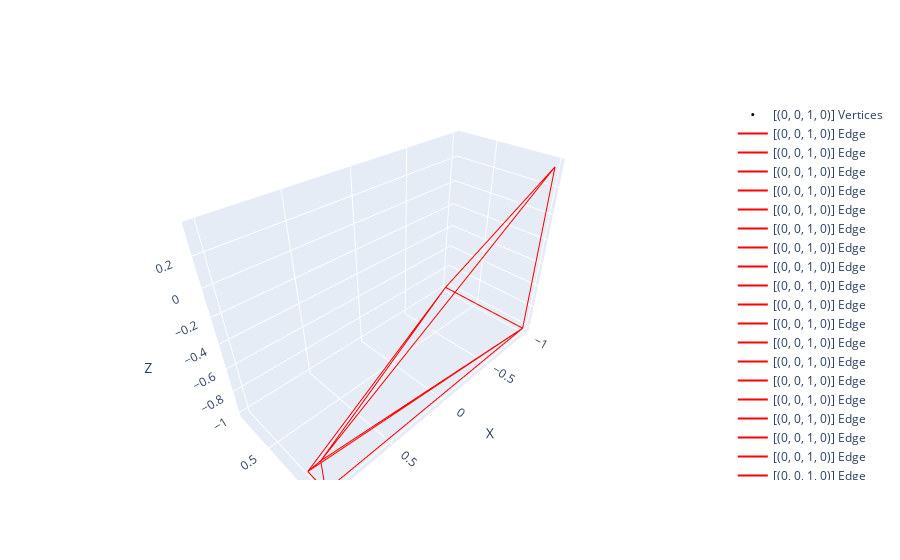
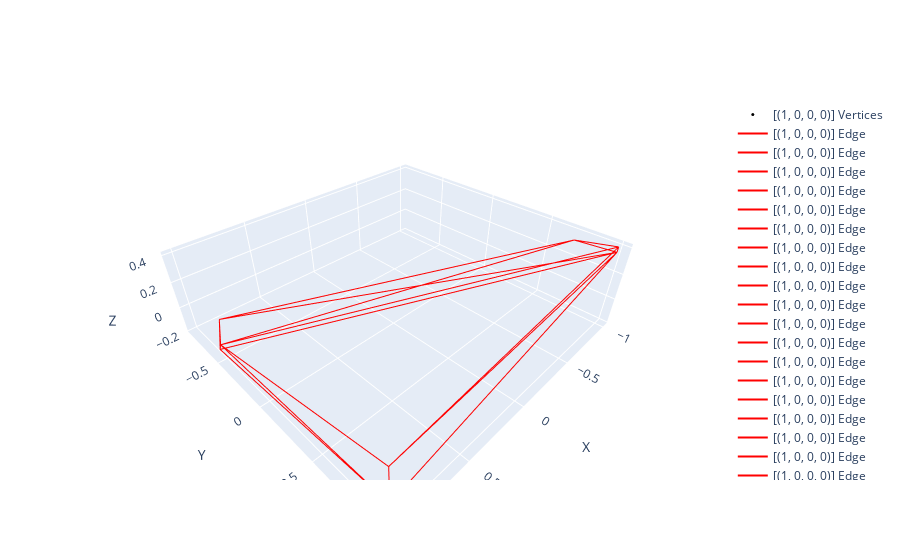
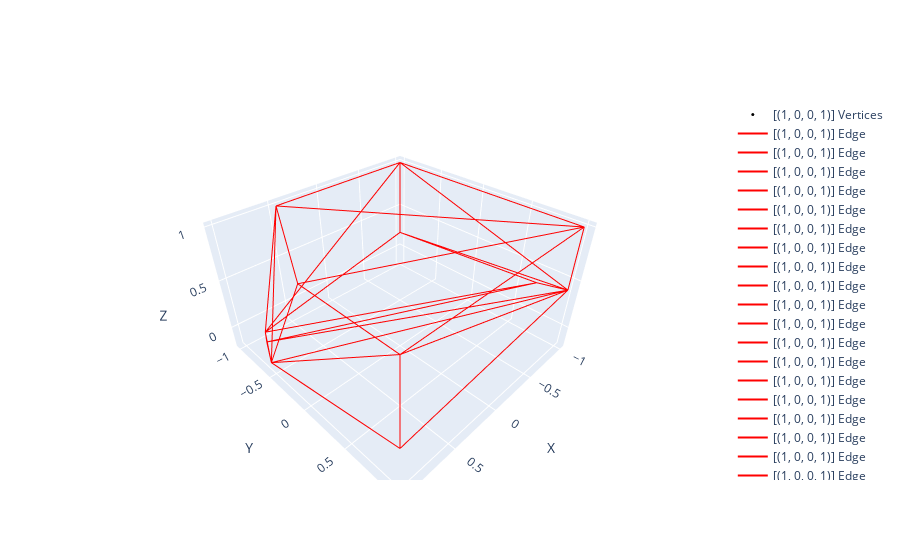
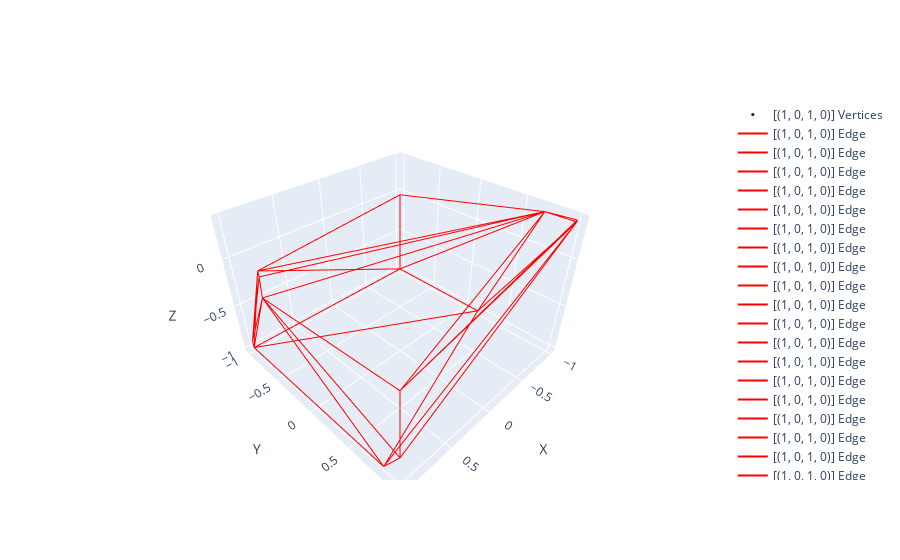

The notebook cell these images were saved under, in order:
### Code cell
import plotly.graph_objects as go
from scipy.spatial import ConvexHull
import numpy as np

# Assuming matrices is a list of [matrix, label] items
for matrix, label in matricies:
    # Compute the convex hull of the points
    hull = ConvexHull(matrix)

    # Create the traces for the scatter plot
    scatter_trace = go.Scatter3d(
        x=matrix[:,0], 
        y=matrix[:,1], 
        z=matrix[:,2], 
        mode='markers',
        marker=dict(size=3, color='black'),
        name=f'{label} Vertices'
    )

    # Create the traces for the hull edges
    edge_traces = []
    for s in hull.simplices:
        x, y, z = (matrix[s, 0], matrix[s, 1], matrix[s, 2])
#         a = x[0], y[0], z[0]
#         b = x[1], y[1], z[1]
#         c = x[2], y[2], z[2]
        a = x[0,0], y[0,0], z[0,0]
        b = x[1,0], y[1,0], z[1,0]
        c = x[2,0], y[2,0], z[2,0]

        edge_trace_ab = go.Scatter3d(
            x=[a[0], b[0]], 
            y=[a[1], b[1]], 
            z=[a[2], b[2]], 
            mode='lines',
            line=dict(color='red'),
            name=f'{label} Edge'
        )

        edge_trace_bc = go.Scatter3d(
            x=[b[0], c[0]], 
            y=[b[1], c[1]], 
            z=[b[2], c[2]], 
            mode='lines',
            line=dict(color='red'),
            name=f'{label} Edge'
        )

        edge_trace_ac = go.Scatter3d(
            x=[a[0], c[0]], 
            y=[a[1], c[1]], 
            z=[a[2], c[2]], 
            mode='lines',
            line=dict(color='red'),
            name=f'{label} Edge'
        )

        edge_traces.extend([edge_trace_ab, edge_trace_bc, edge_trace_ac])

    # Create the layout
    layout = go.Layout(
        scene=dict(
            xaxis=dict(title='X'),
            yaxis=dict(title='Y'),
            zaxis=dict(title='Z')
        )
    )

    # Create the figure
    fig = go.Figure(data=[scatter_trace, *edge_traces], layout=layout)

    # Show the plot
    fig.show()

### Figure 1 — Plotly figure (JSON) as saved in the notebook; plotly's stock layout.template omitted (floating-point values rounded to 4 significant figures)
{"data": [{"marker": {"color": "black", "size": 3}, "mode": "markers", "name": "[(0, 0, 1, 0)] Vertices", "type": "scatter3d", "x": [[1.0], [1.0], [1.0], [-1.0], [-1.0], [-1.0]], "y": [[1.0], [0.83], [1.0], [1], [1], [0.1799]], "z": [[-0.72], [-1], [-1], [0.3508], [-1], [-1]]}, {"line": {"color": "red"}, "mode": "lines", "name": "[(0, 0, 1, 0)] Edge", "type": "scatter3d", "x": [-1.0, -1.0], "y": [1, 0.1799], "z": [-1, -1]}, {"line": {"color": "red"}, "mode": "lines", "name": "[(0, 0, 1, 0)] Edge", "type": "scatter3d", "x": [-1.0, -1.0], "y": [0.1799, 1], "z": [-1, 0.3508]}, {"line": {"color": "red"}, "mode": "lines", "name": "[(0, 0, 1, 0)] Edge", "type": "scatter3d", "x": [-1.0, -1.0], "y": [1, 1], "z": [-1, 0.3508]}, {"line": {"color": "red"}, "mode": "lines", "name": "[(0, 0, 1, 0)] Edge", "type": "scatter3d", "x": [1.0, 1.0], "y": [1.0, 1.0], "z": [-0.72, -1]}, {"line": {"color": "red"}, "mode": "lines", "name": "[(0, 0, 1, 0)] Edge", "type": "scatter3d", "x": [1.0, 1.0], "y": [1.0, 0.83], "z": [-1, -1]}, {"line": {"color": "red"}, "mode": "lines", "name": "[(0, 0, 1, 0)] Edge", "type": "scatter3d", "x": [1.0, 1.0], "y": [1.0, 0.83], "z": [-0.72, -1]}, {"line": {"color": "red"}, "mode": "lines", "name": "[(0, 0, 1, 0)] Edge", "type": "scatter3d", "x": [-1.0, 1.0], "y": [1, 1.0], "z": [-1, -1]}, {"line": {"color": "red"}, "mode": "lines", "name": "[(0, 0, 1, 0)] Edge", "type": "scatter3d", "x": [1.0, 1.0], "y": [1.0, 0.83], "z": [-1, -1]}, {"line": {"color": "red"}, "mode": "lines", "name": "[(0, 0, 1, 0)] Edge", "type": "scatter3d", "x": [-1.0, 1.0], "y": [1, 0.83], "z": [-1, -1]}, {"line": {"color": "red"}, "mode": "lines", "name": "[(0, 0, 1, 0)] Edge", "type": "scatter3d", "x": [-1.0, -1.0], "y": [1, 0.1799], "z": [-1, -1]}, {"line": {"color": "red"}, "mode": "lines", "name": "[(0, 0, 1, 0)] Edge", "type": "scatter3d", "x": [-1.0, 1.0], "y": [0.1799, 0.83], "z": [-1, -1]}, {"line": {"color": "red"}, "mode": "lines", "name": "[(0, 0, 1, 0)] Edge", "type": "scatter3d", "x": [-1.0, 1.0], "y": [1, 0.83], "z": [-1, -1]}, {"line": {"color": "red"}, "mode": "lines", "name": "[(0, 0, 1, 0)] Edge", "type": "scatter3d", "x": [1.0, -1.0], "y": [1.0, 0.1799], "z": [-0.72, -1]}, {"line": {"color": "red"}, "mode": "lines", "name": "[(0, 0, 1, 0)] Edge", "type": "scatter3d", "x": [-1.0, 1.0], "y": [0.1799, 0.83], "z": [-1, -1]}, {"line": {"color": "red"}, "mode": "lines", "name": "[(0, 0, 1, 0)] Edge", "type": "scatter3d", "x": [1.0, 1.0], "y": [1.0, 0.83], "z": [-0.72, -1]}, {"line": {"color": "red"}, "mode": "lines", "name": "[(0, 0, 1, 0)] Edge", "type": "scatter3d", "x": [1.0, -1.0], "y": [1.0, 0.1799], "z": [-0.72, -1]}, {"line": {"color": "red"}, "mode": "lines", "name": "[(0, 0, 1, 0)] Edge", "type": "scatter3d", "x": [-1.0, -1.0], "y": [0.1799, 1], "z": [-1, 0.3508]}, {"line": {"color": "red"}, "mode": "lines", "name": "[(0, 0, 1, 0)] Edge", "type": "scatter3d", "x": [1.0, -1.0], "y": [1.0, 1], "z": [-0.72, 0.3508]}, {"line": {"color": "red"}, "mode": "lines", "name": "[(0, 0, 1, 0)] Edge", "type": "scatter3d", "x": [1.0, -1.0], "y": [1.0, 1], "z": [-0.72, -1]}, {"line": {"color": "red"}, "mode": "lines", "name": "[(0, 0, 1, 0)] Edge", "type": "scatter3d", "x": [-1.0, 1.0], "y": [1, 1.0], "z": [-1, -1]}, {"line": {"color": "red"}, "mode": "lines", "name": "[(0, 0, 1, 0)] Edge", "type": "scatter3d", "x": [1.0, 1.0], "y": [1.0, 1.0], "z": [-0.72, -1]}, {"line": {"color": "red"}, "mode": "lines", "name": "[(0, 0, 1, 0)] Edge", "type": "scatter3d", "x": [1.0, -1.0], "y": [1.0, 1], "z": [-0.72, -1]}, {"line": {"color": "red"}, "mode": "lines", "name": "[(0, 0, 1, 0)] Edge", "type": "scatter3d", "x": [-1.0, -1.0], "y": [1, 1], "z": [-1, 0.3508]}, {"line": {"color": "red"}, "mode": "lines", "name": "[(0, 0, 1, 0)] Edge", "type": "scatter3d", "x": [1.0, -1.0], "y": [1.0, 1], "z": [-0.72, 0.3508]}], "layout": {"scene": {"xaxis": {"title": {"text": "X"}}, "yaxis": {"title": {"text": "Y"}}, "zaxis": {"title": {"text": "Z"}}}}}

### Figure 2 — Plotly figure (JSON) as saved in the notebook; plotly's stock layout.template omitted (floating-point values rounded to 4 significant figures)
{"data": [{"marker": {"color": "black", "size": 3}, "mode": "markers", "name": "[(1, 0, 0, 0)] Vertices", "type": "scatter3d", "x": [[1.0], [1], [1.0], [1], [0.858], [-1], [-1], [-1.0]], "y": [[1.0], [1.0], [-0.5519], [-0.5876], [-0.8726], [0.7136], [1.0], [1.0]], "z": [[-0.05548], [0.2147], [-0.127], [-0.1899], [-0.1839], [0.3436], [0.4067], [0.3679]]}, {"line": {"color": "red"}, "mode": "lines", "name": "[(1, 0, 0, 0)] Edge", "type": "scatter3d", "x": [-1.0, -1], "y": [1.0, 1.0], "z": [0.3679, 0.4067]}, {"line": {"color": "red"}, "mode": "lines", "name": "[(1, 0, 0, 0)] Edge", "type": "scatter3d", "x": [-1, -1], "y": [1.0, 0.7136], "z": [0.4067, 0.3436]}, {"line": {"color": "red"}, "mode": "lines", "name": "[(1, 0, 0, 0)] Edge", "type": "scatter3d", "x": [-1.0, -1], "y": [1.0, 0.7136], "z": [0.3679, 0.3436]}, {"line": {"color": "red"}, "mode": "lines", "name": "[(1, 0, 0, 0)] Edge", "type": "scatter3d", "x": [1.0, 1], "y": [-0.5519, -0.5876], "z": [-0.127, -0.1899]}, {"line": {"color": "red"}, "mode": "lines", "name": "[(1, 0, 0, 0)] Edge", "type": "scatter3d", "x": [1, 0.858], "y": [-0.5876, -0.8726], "z": [-0.1899, -0.1839]}, {"line": {"color": "red"}, "mode": "lines", "name": "[(1, 0, 0, 0)] Edge", "type": "scatter3d", "x": [1.0, 0.858], "y": [-0.5519, -0.8726], "z": [-0.127, -0.1839]}, {"line": {"color": "red"}, "mode": "lines", "name": "[(1, 0, 0, 0)] Edge", "type": "scatter3d", "x": [-1.0, 0.858], "y": [1.0, -0.8726], "z": [0.3679, -0.1839]}, {"line": {"color": "red"}, "mode": "lines", "name": "[(1, 0, 0, 0)] Edge", "type": "scatter3d", "x": [0.858, -1], "y": [-0.8726, 0.7136], "z": [-0.1839, 0.3436]}, {"line": {"color": "red"}, "mode": "lines", "name": "[(1, 0, 0, 0)] Edge", "type": "scatter3d", "x": [-1.0, -1], "y": [1.0, 0.7136], "z": [0.3679, 0.3436]}, {"line": {"color": "red"}, "mode": "lines", "name": "[(1, 0, 0, 0)] Edge", "type": "scatter3d", "x": [-1.0, 1], "y": [1.0, -0.5876], "z": [0.3679, -0.1899]}, {"line": {"color": "red"}, "mode": "lines", "name": "[(1, 0, 0, 0)] Edge", "type": "scatter3d", "x": [1, 1.0], "y": [-0.5876, 1.0], "z": [-0.1899, -0.05548]}, {"line": {"color": "red"}, "mode": "lines", "name": "[(1, 0, 0, 0)] Edge", "type": "scatter3d", "x": [-1.0, 1.0], "y": [1.0, 1.0], "z": [0.3679, -0.05548]}, {"line": {"color": "red"}, "mode": "lines", "name": "[(1, 0, 0, 0)] Edge", "type": "scatter3d", "x": [-1.0, 1], "y": [1.0, -0.5876], "z": [0.3679, -0.1899]}, {"line": {"color": "red"}, "mode": "lines", "name": "[(1, 0, 0, 0)] Edge", "type": "scatter3d", "x": [1, 0.858], "y": [-0.5876, -0.8726], "z": [-0.1899, -0.1839]}, {"line": {"color": "red"}, "mode": "lines", "name": "[(1, 0, 0, 0)] Edge", "type": "scatter3d", "x": [-1.0, 0.858], "y": [1.0, -0.8726], "z": [0.3679, -0.1839]}, {"line": {"color": "red"}, "mode": "lines", "name": "[(1, 0, 0, 0)] Edge", "type": "scatter3d", "x": [-1.0, -1], "y": [1.0, 1.0], "z": [0.3679, 0.4067]}, {"line": {"color": "red"}, "mode": "lines", "name": "[(1, 0, 0, 0)] Edge", "type": "scatter3d", "x": [-1, 1], "y": [1.0, 1.0], "z": [0.4067, 0.2147]}, {"line": {"color": "red"}, "mode": "lines", "name": "[(1, 0, 0, 0)] Edge", "type": "scatter3d", "x": [-1.0, 1], "y": [1.0, 1.0], "z": [0.3679, 0.2147]}, {"line": {"color": "red"}, "mode": "lines", "name": "[(1, 0, 0, 0)] Edge", "type": "scatter3d", "x": [-1.0, 1], "y": [1.0, 1.0], "z": [0.3679, 0.2147]}, {"line": {"color": "red"}, "mode": "lines", "name": "[(1, 0, 0, 0)] Edge", "type": "scatter3d", "x": [1, 1.0], "y": [1.0, 1.0], "z": [0.2147, -0.05548]}, {"line": {"color": "red"}, "mode": "lines", "name": "[(1, 0, 0, 0)] Edge", "type": "scatter3d", "x": [-1.0, 1.0], "y": [1.0, 1.0], "z": [0.3679, -0.05548]}, {"line": {"color": "red"}, "mode": "lines", "name": "[(1, 0, 0, 0)] Edge", "type": "scatter3d", "x": [1.0, -1], "y": [-0.5519, 1.0], "z": [-0.127, 0.4067]}, {"line": {"color": "red"}, "mode": "lines", "name": "[(1, 0, 0, 0)] Edge", "type": "scatter3d", "x": [-1, -1], "y": [1.0, 0.7136], "z": [0.4067, 0.3436]}, {"line": {"color": "red"}, "mode": "lines", "name": "[(1, 0, 0, 0)] Edge", "type": "scatter3d", "x": [1.0, -1], "y": [-0.5519, 0.7136], "z": [-0.127, 0.3436]}, {"line": {"color": "red"}, "mode": "lines", "name": "[(1, 0, 0, 0)] Edge", "type": "scatter3d", "x": [1.0, 0.858], "y": [-0.5519, -0.8726], "z": [-0.127, -0.1839]}, {"line": {"color": "red"}, "mode": "lines", "name": "[(1, 0, 0, 0)] Edge", "type": "scatter3d", "x": [0.858, -1], "y": [-0.8726, 0.7136], "z": [-0.1839, 0.3436]}, {"line": {"color": "red"}, "mode": "lines", "name": "[(1, 0, 0, 0)] Edge", "type": "scatter3d", "x": [1.0, -1], "y": [-0.5519, 0.7136], "z": [-0.127, 0.3436]}, {"line": {"color": "red"}, "mode": "lines", "name": "[(1, 0, 0, 0)] Edge", "type": "scatter3d", "x": [1.0, -1], "y": [-0.5519, 1.0], "z": [-0.127, 0.4067]}, {"line": {"color": "red"}, "mode": "lines", "name": "[(1, 0, 0, 0)] Edge", "type": "scatter3d", "x": [-1, 1], "y": [1.0, 1.0], "z": [0.4067, 0.2147]}, {"line": {"color": "red"}, "mode": "lines", "name": "[(1, 0, 0, 0)] Edge", "type": "scatter3d", "x": [1.0, 1], "y": [-0.5519, 1.0], "z": [-0.127, 0.2147]}, {"line": {"color": "red"}, "mode": "lines", "name": "[(1, 0, 0, 0)] Edge", "type": "scatter3d", "x": [1.0, 1], "y": [-0.5519, -0.5876], "z": [-0.127, -0.1899]}, {"line": {"color": "red"}, "mode": "lines", "name": "[(1, 0, 0, 0)] Edge", "type": "scatter3d", "x": [1, 1.0], "y": [-0.5876, 1.0], "z": [-0.1899, -0.05548]}, {"line": {"color": "red"}, "mode": "lines", "name": "[(1, 0, 0, 0)] Edge", "type": "scatter3d", "x": [1.0, 1.0], "y": [-0.5519, 1.0], "z": [-0.127, -0.05548]}, {"line": {"color": "red"}, "mode": "lines", "name": "[(1, 0, 0, 0)] Edge", "type": "scatter3d", "x": [1.0, 1], "y": [-0.5519, 1.0], "z": [-0.127, 0.2147]}, {"line": {"color": "red"}, "mode": "lines", "name": "[(1, 0, 0, 0)] Edge", "type": "scatter3d", "x": [1, 1.0], "y": [1.0, 1.0], "z": [0.2147, -0.05548]}, {"line": {"color": "red"}, "mode": "lines", "name": "[(1, 0, 0, 0)] Edge", "type": "scatter3d", "x": [1.0, 1.0], "y": [-0.5519, 1.0], "z": [-0.127, -0.05548]}], "layout": {"scene": {"xaxis": {"title": {"text": "X"}}, "yaxis": {"title": {"text": "Y"}}, "zaxis": {"title": {"text": "Z"}}}}}

### Figure 3 — Plotly figure (JSON) as saved in the notebook; plotly's stock layout.template omitted (floating-point values rounded to 4 significant figures)
{"data": [{"marker": {"color": "black", "size": 3}, "mode": "markers", "name": "[(1, 0, 0, 1)] Vertices", "type": "scatter3d", "x": [[0.4645], [0.7945], [1], [1], [0.858], [1], [1], [-1.0], [-1.0], [-1], [-1.0], [-1]], "y": [[-1], [-1], [1.0], [-0.5519], [-0.8726], [0.08764], [1.0], [0.7136], [1.0], [1.0], [-1], [-1]], "z": [[1.0], [-0.1813], [0.2147], [-0.127], [-0.1839], [1.0], [1], [0.3436], [0.4067], [1], [0.1986], [1.0]]}, {"line": {"color": "red"}, "mode": "lines", "name": "[(1, 0, 0, 1)] Edge", "type": "scatter3d", "x": [0.7945, -1], "y": [-1, -1], "z": [-0.1813, 1.0]}, {"line": {"color": "red"}, "mode": "lines", "name": "[(1, 0, 0, 1)] Edge", "type": "scatter3d", "x": [-1, -1.0], "y": [-1, -1], "z": [1.0, 0.1986]}, {"line": {"color": "red"}, "mode": "lines", "name": "[(1, 0, 0, 1)] Edge", "type": "scatter3d", "x": [0.7945, -1.0], "y": [-1, -1], "z": [-0.1813, 0.1986]}, {"line": {"color": "red"}, "mode": "lines", "name": "[(1, 0, 0, 1)] Edge", "type": "scatter3d", "x": [0.7945, -1], "y": [-1, -1], "z": [-0.1813, 1.0]}, {"line": {"color": "red"}, "mode": "lines", "name": "[(1, 0, 0, 1)] Edge", "type": "scatter3d", "x": [-1, 0.4645], "y": [-1, -1], "z": [1.0, 1.0]}, {"line": {"color": "red"}, "mode": "lines", "name": "[(1, 0, 0, 1)] Edge", "type": "scatter3d", "x": [0.7945, 0.4645], "y": [-1, -1], "z": [-0.1813, 1.0]}, {"line": {"color": "red"}, "mode": "lines", "name": "[(1, 0, 0, 1)] Edge", "type": "scatter3d", "x": [0.7945, 0.858], "y": [-1, -0.8726], "z": [-0.1813, -0.1839]}, {"line": {"color": "red"}, "mode": "lines", "name": "[(1, 0, 0, 1)] Edge", "type": "scatter3d", "x": [0.858, -1.0], "y": [-0.8726, 0.7136], "z": [-0.1839, 0.3436]}, {"line": {"color": "red"}, "mode": "lines", "name": "[(1, 0, 0, 1)] Edge", "type": "scatter3d", "x": [0.7945, -1.0], "y": [-1, 0.7136], "z": [-0.1813, 0.3436]}, {"line": {"color": "red"}, "mode": "lines", "name": "[(1, 0, 0, 1)] Edge", "type": "scatter3d", "x": [0.7945, -1.0], "y": [-1, -1], "z": [-0.1813, 0.1986]}, {"line": {"color": "red"}, "mode": "lines", "name": "[(1, 0, 0, 1)] Edge", "type": "scatter3d", "x": [-1.0, -1.0], "y": [-1, 0.7136], "z": [0.1986, 0.3436]}, {"line": {"color": "red"}, "mode": "lines", "name": "[(1, 0, 0, 1)] Edge", "type": "scatter3d", "x": [0.7945, -1.0], "y": [-1, 0.7136], "z": [-0.1813, 0.3436]}, {"line": {"color": "red"}, "mode": "lines", "name": "[(1, 0, 0, 1)] Edge", "type": "scatter3d", "x": [-1, -1], "y": [1.0, -1], "z": [1, 1.0]}, {"line": {"color": "red"}, "mode": "lines", "name": "[(1, 0, 0, 1)] Edge", "type": "scatter3d", "x": [-1, 0.4645], "y": [-1, -1], "z": [1.0, 1.0]}, {"line": {"color": "red"}, "mode": "lines", "name": "[(1, 0, 0, 1)] Edge", "type": "scatter3d", "x": [-1, 0.4645], "y": [1.0, -1], "z": [1, 1.0]}, {"line": {"color": "red"}, "mode": "lines", "name": "[(1, 0, 0, 1)] Edge", "type": "scatter3d", "x": [-1, 1], "y": [1.0, 0.08764], "z": [1, 1.0]}, {"line": {"color": "red"}, "mode": "lines", "name": "[(1, 0, 0, 1)] Edge", "type": "scatter3d", "x": [1, 0.4645], "y": [0.08764, -1], "z": [1.0, 1.0]}, {"line": {"color": "red"}, "mode": "lines", "name": "[(1, 0, 0, 1)] Edge", "type": "scatter3d", "x": [-1, 0.4645], "y": [1.0, -1], "z": [1, 1.0]}, {"line": {"color": "red"}, "mode": "lines", "name": "[(1, 0, 0, 1)] Edge", "type": "scatter3d", "x": [-1, 1], "y": [1.0, 0.08764], "z": [1, 1.0]}, {"line": {"color": "red"}, "mode": "lines", "name": "[(1, 0, 0, 1)] Edge", "type": "scatter3d", "x": [1, 1], "y": [0.08764, 1.0], "z": [1.0, 1]}, {"line": {"color": "red"}, "mode": "lines", "name": "[(1, 0, 0, 1)] Edge", "type": "scatter3d", "x": [-1, 1], "y": [1.0, 1.0], "z": [1, 1]}, {"line": {"color": "red"}, "mode": "lines", "name": "[(1, 0, 0, 1)] Edge", "type": "scatter3d", "x": [1, 0.7945], "y": [-0.5519, -1], "z": [-0.127, -0.1813]}, {"line": {"color": "red"}, "mode": "lines", "name": "[(1, 0, 0, 1)] Edge", "type": "scatter3d", "x": [0.7945, 0.4645], "y": [-1, -1], "z": [-0.1813, 1.0]}, {"line": {"color": "red"}, "mode": "lines", "name": "[(1, 0, 0, 1)] Edge", "type": "scatter3d", "x": [1, 0.4645], "y": [-0.5519, -1], "z": [-0.127, 1.0]}, {"line": {"color": "red"}, "mode": "lines", "name": "[(1, 0, 0, 1)] Edge", "type": "scatter3d", "x": [1, 0.7945], "y": [-0.5519, -1], "z": [-0.127, -0.1813]}, {"line": {"color": "red"}, "mode": "lines", "name": "[(1, 0, 0, 1)] Edge", "type": "scatter3d", "x": [0.7945, 0.858], "y": [-1, -0.8726], "z": [-0.1813, -0.1839]}, {"line": {"color": "red"}, "mode": "lines", "name": "[(1, 0, 0, 1)] Edge", "type": "scatter3d", "x": [1, 0.858], "y": [-0.5519, -0.8726], "z": [-0.127, -0.1839]}, {"line": {"color": "red"}, "mode": "lines", "name": "[(1, 0, 0, 1)] Edge", "type": "scatter3d", "x": [1, 1], "y": [-0.5519, 0.08764], "z": [-0.127, 1.0]}, {"line": {"color": "red"}, "mode": "lines", "name": "[(1, 0, 0, 1)] Edge", "type": "scatter3d", "x": [1, 0.4645], "y": [0.08764, -1], "z": [1.0, 1.0]}, {"line": {"color": "red"}, "mode": "lines", "name": "[(1, 0, 0, 1)] Edge", "type": "scatter3d", "x": [1, 0.4645], "y": [-0.5519, -1], "z": [-0.127, 1.0]}, {"line": {"color": "red"}, "mode": "lines", "name": "[(1, 0, 0, 1)] Edge", "type": "scatter3d", "x": [1, 1], "y": [-0.5519, 0.08764], "z": [-0.127, 1.0]}, {"line": {"color": "red"}, "mode": "lines", "name": "[(1, 0, 0, 1)] Edge", "type": "scatter3d", "x": [1, 1], "y": [0.08764, 1.0], "z": [1.0, 1]}, {"line": {"color": "red"}, "mode": "lines", "name": "[(1, 0, 0, 1)] Edge", "type": "scatter3d", "x": [1, 1], "y": [-0.5519, 1.0], "z": [-0.127, 1]}, {"line": {"color": "red"}, "mode": "lines", "name": "[(1, 0, 0, 1)] Edge", "type": "scatter3d", "x": [1, 1], "y": [-0.5519, 1.0], "z": [-0.127, 1]}, {"line": {"color": "red"}, "mode": "lines", "name": "[(1, 0, 0, 1)] Edge", "type": "scatter3d", "x": [1, 1], "y": [1.0, 1.0], "z": [1, 0.2147]}, {"line": {"color": "red"}, "mode": "lines", "name": "[(1, 0, 0, 1)] Edge", "type": "scatter3d", "x": [1, 1], "y": [-0.5519, 1.0], "z": [-0.127, 0.2147]}, {"line": {"color": "red"}, "mode": "lines", "name": "[(1, 0, 0, 1)] Edge", "type": "scatter3d", "x": [-1.0, -1], "y": [1.0, -1], "z": [0.4067, 1.0]}, {"line": {"color": "red"}, "mode": "lines", "name": "[(1, 0, 0, 1)] Edge", "type": "scatter3d", "x": [-1, -1.0], "y": [-1, -1], "z": [1.0, 0.1986]}, {"line": {"color": "red"}, "mode": "lines", "name": "[(1, 0, 0, 1)] Edge", "type": "scatter3d", "x": [-1.0, -1.0], "y": [1.0, -1], "z": [0.4067, 0.1986]}, {"line": {"color": "red"}, "mode": "lines", "name": "[(1, 0, 0, 1)] Edge", "type": "scatter3d", "x": [-1.0, -1.0], "y": [1.0, -1], "z": [0.4067, 0.1986]}, {"line": {"color": "red"}, "mode": "lines", "name": "[(1, 0, 0, 1)] Edge", "type": "scatter3d", "x": [-1.0, -1.0], "y": [-1, 0.7136], "z": [0.1986, 0.3436]}, {"line": {"color": "red"}, "mode": "lines", "name": "[(1, 0, 0, 1)] Edge", "type": "scatter3d", "x": [-1.0, -1.0], "y": [1.0, 0.7136], "z": [0.4067, 0.3436]}, {"line": {"color": "red"}, "mode": "lines", "name": "[(1, 0, 0, 1)] Edge", "type": "scatter3d", "x": [-1.0, -1], "y": [1.0, 1.0], "z": [0.4067, 1]}, {"line": {"color": "red"}, "mode": "lines", "name": "[(1, 0, 0, 1)] Edge", "type": "scatter3d", "x": [-1, -1], "y": [1.0, -1], "z": [1, 1.0]}, {"line": {"color": "red"}, "mode": "lines", "name": "[(1, 0, 0, 1)] Edge", "type": "scatter3d", "x": [-1.0, -1], "y": [1.0, -1], "z": [0.4067, 1.0]}, {"line": {"color": "red"}, "mode": "lines", "name": "[(1, 0, 0, 1)] Edge", "type": "scatter3d", "x": [-1.0, 0.858], "y": [1.0, -0.8726], "z": [0.4067, -0.1839]}, {"line": {"color": "red"}, "mode": "lines", "name": "[(1, 0, 0, 1)] Edge", "type": "scatter3d", "x": [0.858, -1.0], "y": [-0.8726, 0.7136], "z": [-0.1839, 0.3436]}, {"line": {"color": "red"}, "mode": "lines", "name": "[(1, 0, 0, 1)] Edge", "type": "scatter3d", "x": [-1.0, -1.0], "y": [1.0, 0.7136], "z": [0.4067, 0.3436]}, {"line": {"color": "red"}, "mode": "lines", "name": "[(1, 0, 0, 1)] Edge", "type": "scatter3d", "x": [-1.0, 1], "y": [1.0, -0.5519], "z": [0.4067, -0.127]}, {"line": {"color": "red"}, "mode": "lines", "name": "[(1, 0, 0, 1)] Edge", "type": "scatter3d", "x": [1, 0.858], "y": [-0.5519, -0.8726], "z": [-0.127, -0.1839]}, {"line": {"color": "red"}, "mode": "lines", "name": "[(1, 0, 0, 1)] Edge", "type": "scatter3d", "x": [-1.0, 0.858], "y": [1.0, -0.8726], "z": [0.4067, -0.1839]}, {"line": {"color": "red"}, "mode": "lines", "name": "[(1, 0, 0, 1)] Edge", "type": "scatter3d", "x": [-1.0, 1], "y": [1.0, -0.5519], "z": [0.4067, -0.127]}, {"line": {"color": "red"}, "mode": "lines", "name": "[(1, 0, 0, 1)] Edge", "type": "scatter3d", "x": [1, 1], "y": [-0.5519, 1.0], "z": [-0.127, 0.2147]}, {"line": {"color": "red"}, "mode": "lines", "name": "[(1, 0, 0, 1)] Edge", "type": "scatter3d", "x": [-1.0, 1], "y": [1.0, 1.0], "z": [0.4067, 0.2147]}, {"line": {"color": "red"}, "mode": "lines", "name": "[(1, 0, 0, 1)] Edge", "type": "scatter3d", "x": [-1.0, -1], "y": [1.0, 1.0], "z": [0.4067, 1]}, {"line": {"color": "red"}, "mode": "lines", "name": "[(1, 0, 0, 1)] Edge", "type": "scatter3d", "x": [-1, 1], "y": [1.0, 1.0], "z": [1, 1]}, {"line": {"color": "red"}, "mode": "lines", "name": "[(1, 0, 0, 1)] Edge", "type": "scatter3d", "x": [-1.0, 1], "y": [1.0, 1.0], "z": [0.4067, 1]}, {"line": {"color": "red"}, "mode": "lines", "name": "[(1, 0, 0, 1)] Edge", "type": "scatter3d", "x": [-1.0, 1], "y": [1.0, 1.0], "z": [0.4067, 1]}, {"line": {"color": "red"}, "mode": "lines", "name": "[(1, 0, 0, 1)] Edge", "type": "scatter3d", "x": [1, 1], "y": [1.0, 1.0], "z": [1, 0.2147]}, {"line": {"color": "red"}, "mode": "lines", "name": "[(1, 0, 0, 1)] Edge", "type": "scatter3d", "x": [-1.0, 1], "y": [1.0, 1.0], "z": [0.4067, 0.2147]}], "layout": {"scene": {"xaxis": {"title": {"text": "X"}}, "yaxis": {"title": {"text": "Y"}}, "zaxis": {"title": {"text": "Z"}}}}}

### Figure 4 — Plotly figure (JSON) as saved in the notebook; plotly's stock layout.template omitted (floating-point values rounded to 4 significant figures)
{"data": [{"marker": {"color": "black", "size": 3}, "mode": "markers", "name": "[(1, 0, 1, 0)] Vertices", "type": "scatter3d", "x": [[-1], [-1], [-1.0], [-1], [0.858], [1], [1.0], [1.0], [0.8016], [1.0], [1.0], [1.0], [-1], [-1]], "y": [[-1.0], [-1], [1.0], [0.7136], [-0.8726], [-0.5876], [1.0], [-1], [-1], [-1.0], [1.0], [0.83], [1.0], [0.1799]], "z": [[-1], [-0.03364], [0.3679], [0.3436], [-0.1839], [-0.1899], [-0.05548], [-0.9166], [-0.2066], [-1], [-0.72], [-1], [0.3508], [-1]]}, {"line": {"color": "red"}, "mode": "lines", "name": "[(1, 0, 1, 0)] Edge", "type": "scatter3d", "x": [1.0, -1], "y": [-1.0, 0.1799], "z": [-1, -1]}, {"line": {"color": "red"}, "mode": "lines", "name": "[(1, 0, 1, 0)] Edge", "type": "scatter3d", "x": [-1, -1], "y": [0.1799, -1.0], "z": [-1, -1]}, {"line": {"color": "red"}, "mode": "lines", "name": "[(1, 0, 1, 0)] Edge", "type": "scatter3d", "x": [1.0, -1], "y": [-1.0, -1.0], "z": [-1, -1]}, {"line": {"color": "red"}, "mode": "lines", "name": "[(1, 0, 1, 0)] Edge", "type": "scatter3d", "x": [1.0, -1], "y": [-1.0, 0.1799], "z": [-1, -1]}, {"line": {"color": "red"}, "mode": "lines", "name": "[(1, 0, 1, 0)] Edge", "type": "scatter3d", "x": [-1, 1.0], "y": [0.1799, 0.83], "z": [-1, -1]}, {"line": {"color": "red"}, "mode": "lines", "name": "[(1, 0, 1, 0)] Edge", "type": "scatter3d", "x": [1.0, 1.0], "y": [-1.0, 0.83], "z": [-1, -1]}, {"line": {"color": "red"}, "mode": "lines", "name": "[(1, 0, 1, 0)] Edge", "type": "scatter3d", "x": [-1, 1.0], "y": [1.0, 1.0], "z": [0.3508, -0.72]}, {"line": {"color": "red"}, "mode": "lines", "name": "[(1, 0, 1, 0)] Edge", "type": "scatter3d", "x": [1.0, 1.0], "y": [1.0, 1.0], "z": [-0.72, -0.05548]}, {"line": {"color": "red"}, "mode": "lines", "name": "[(1, 0, 1, 0)] Edge", "type": "scatter3d", "x": [-1, 1.0], "y": [1.0, 1.0], "z": [0.3508, -0.05548]}, {"line": {"color": "red"}, "mode": "lines", "name": "[(1, 0, 1, 0)] Edge", "type": "scatter3d", "x": [-1, 1.0], "y": [1.0, 1.0], "z": [0.3508, -0.05548]}, {"line": {"color": "red"}, "mode": "lines", "name": "[(1, 0, 1, 0)] Edge", "type": "scatter3d", "x": [1.0, -1.0], "y": [1.0, 1.0], "z": [-0.05548, 0.3679]}, {"line": {"color": "red"}, "mode": "lines", "name": "[(1, 0, 1, 0)] Edge", "type": "scatter3d", "x": [-1, -1.0], "y": [1.0, 1.0], "z": [0.3508, 0.3679]}, {"line": {"color": "red"}, "mode": "lines", "name": "[(1, 0, 1, 0)] Edge", "type": "scatter3d", "x": [-1, 1.0], "y": [1.0, 1.0], "z": [0.3508, -0.72]}, {"line": {"color": "red"}, "mode": "lines", "name": "[(1, 0, 1, 0)] Edge", "type": "scatter3d", "x": [1.0, 1.0], "y": [1.0, 0.83], "z": [-0.72, -1]}, {"line": {"color": "red"}, "mode": "lines", "name": "[(1, 0, 1, 0)] Edge", "type": "scatter3d", "x": [-1, 1.0], "y": [1.0, 0.83], "z": [0.3508, -1]}, {"line": {"color": "red"}, "mode": "lines", "name": "[(1, 0, 1, 0)] Edge", "type": "scatter3d", "x": [-1, -1], "y": [1.0, 0.1799], "z": [0.3508, -1]}, {"line": {"color": "red"}, "mode": "lines", "name": "[(1, 0, 1, 0)] Edge", "type": "scatter3d", "x": [-1, 1.0], "y": [0.1799, 0.83], "z": [-1, -1]}, {"line": {"color": "red"}, "mode": "lines", "name": "[(1, 0, 1, 0)] Edge", "type": "scatter3d", "x": [-1, 1.0], "y": [1.0, 0.83], "z": [0.3508, -1]}, {"line": {"color": "red"}, "mode": "lines", "name": "[(1, 0, 1, 0)] Edge", "type": "scatter3d", "x": [0.8016, -1], "y": [-1, -1], "z": [-0.2066, -0.03364]}, {"line": {"color": "red"}, "mode": "lines", "name": "[(1, 0, 1, 0)] Edge", "type": "scatter3d", "x": [-1, -1], "y": [-1, -1.0], "z": [-0.03364, -1]}, {"line": {"color": "red"}, "mode": "lines", "name": "[(1, 0, 1, 0)] Edge", "type": "scatter3d", "x": [0.8016, -1], "y": [-1, -1.0], "z": [-0.2066, -1]}, {"line": {"color": "red"}, "mode": "lines", "name": "[(1, 0, 1, 0)] Edge", "type": "scatter3d", "x": [0.8016, 1.0], "y": [-1, -1.0], "z": [-0.2066, -1]}, {"line": {"color": "red"}, "mode": "lines", "name": "[(1, 0, 1, 0)] Edge", "type": "scatter3d", "x": [1.0, -1], "y": [-1.0, -1.0], "z": [-1, -1]}, {"line": {"color": "red"}, "mode": "lines", "name": "[(1, 0, 1, 0)] Edge", "type": "scatter3d", "x": [0.8016, -1], "y": [-1, -1.0], "z": [-0.2066, -1]}, {"line": {"color": "red"}, "mode": "lines", "name": "[(1, 0, 1, 0)] Edge", "type": "scatter3d", "x": [0.8016, 1.0], "y": [-1, -1.0], "z": [-0.2066, -1]}, {"line": {"color": "red"}, "mode": "lines", "name": "[(1, 0, 1, 0)] Edge", "type": "scatter3d", "x": [1.0, 1.0], "y": [-1.0, -1], "z": [-1, -0.9166]}, {"line": {"color": "red"}, "mode": "lines", "name": "[(1, 0, 1, 0)] Edge", "type": "scatter3d", "x": [0.8016, 1.0], "y": [-1, -1], "z": [-0.2066, -0.9166]}, {"line": {"color": "red"}, "mode": "lines", "name": "[(1, 0, 1, 0)] Edge", "type": "scatter3d", "x": [1, 1.0], "y": [-0.5876, -1.0], "z": [-0.1899, -1]}, {"line": {"color": "red"}, "mode": "lines", "name": "[(1, 0, 1, 0)] Edge", "type": "scatter3d", "x": [1.0, 1.0], "y": [-1.0, 0.83], "z": [-1, -1]}, {"line": {"color": "red"}, "mode": "lines", "name": "[(1, 0, 1, 0)] Edge", "type": "scatter3d", "x": [1, 1.0], "y": [-0.5876, 0.83], "z": [-0.1899, -1]}, {"line": {"color": "red"}, "mode": "lines", "name": "[(1, 0, 1, 0)] Edge", "type": "scatter3d", "x": [1, 1.0], "y": [-0.5876, 1.0], "z": [-0.1899, -0.72]}, {"line": {"color": "red"}, "mode": "lines", "name": "[(1, 0, 1, 0)] Edge", "type": "scatter3d", "x": [1.0, 1.0], "y": [1.0, 0.83], "z": [-0.72, -1]}, {"line": {"color": "red"}, "mode": "lines", "name": "[(1, 0, 1, 0)] Edge", "type": "scatter3d", "x": [1, 1.0], "y": [-0.5876, 0.83], "z": [-0.1899, -1]}, {"line": {"color": "red"}, "mode": "lines", "name": "[(1, 0, 1, 0)] Edge", "type": "scatter3d", "x": [1, 1.0], "y": [-0.5876, 1.0], "z": [-0.1899, -0.72]}, {"line": {"color": "red"}, "mode": "lines", "name": "[(1, 0, 1, 0)] Edge", "type": "scatter3d", "x": [1.0, 1.0], "y": [1.0, 1.0], "z": [-0.72, -0.05548]}, {"line": {"color": "red"}, "mode": "lines", "name": "[(1, 0, 1, 0)] Edge", "type": "scatter3d", "x": [1, 1.0], "y": [-0.5876, 1.0], "z": [-0.1899, -0.05548]}, {"line": {"color": "red"}, "mode": "lines", "name": "[(1, 0, 1, 0)] Edge", "type": "scatter3d", "x": [1, 1.0], "y": [-0.5876, -1.0], "z": [-0.1899, -1]}, {"line": {"color": "red"}, "mode": "lines", "name": "[(1, 0, 1, 0)] Edge", "type": "scatter3d", "x": [1.0, 1.0], "y": [-1.0, -1], "z": [-1, -0.9166]}, {"line": {"color": "red"}, "mode": "lines", "name": "[(1, 0, 1, 0)] Edge", "type": "scatter3d", "x": [1, 1.0], "y": [-0.5876, -1], "z": [-0.1899, -0.9166]}, {"line": {"color": "red"}, "mode": "lines", "name": "[(1, 0, 1, 0)] Edge", "type": "scatter3d", "x": [0.858, 0.8016], "y": [-0.8726, -1], "z": [-0.1839, -0.2066]}, {"line": {"color": "red"}, "mode": "lines", "name": "[(1, 0, 1, 0)] Edge", "type": "scatter3d", "x": [0.8016, 1.0], "y": [-1, -1], "z": [-0.2066, -0.9166]}, {"line": {"color": "red"}, "mode": "lines", "name": "[(1, 0, 1, 0)] Edge", "type": "scatter3d", "x": [0.858, 1.0], "y": [-0.8726, -1], "z": [-0.1839, -0.9166]}, {"line": {"color": "red"}, "mode": "lines", "name": "[(1, 0, 1, 0)] Edge", "type": "scatter3d", "x": [0.858, 1], "y": [-0.8726, -0.5876], "z": [-0.1839, -0.1899]}, {"line": {"color": "red"}, "mode": "lines", "name": "[(1, 0, 1, 0)] Edge", "type": "scatter3d", "x": [1, 1.0], "y": [-0.5876, -1], "z": [-0.1899, -0.9166]}, {"line": {"color": "red"}, "mode": "lines", "name": "[(1, 0, 1, 0)] Edge", "type": "scatter3d", "x": [0.858, 1.0], "y": [-0.8726, -1], "z": [-0.1839, -0.9166]}, {"line": {"color": "red"}, "mode": "lines", "name": "[(1, 0, 1, 0)] Edge", "type": "scatter3d", "x": [-1, -1], "y": [0.7136, 0.1799], "z": [0.3436, -1]}, {"line": {"color": "red"}, "mode": "lines", "name": "[(1, 0, 1, 0)] Edge", "type": "scatter3d", "x": [-1, -1], "y": [0.1799, -1.0], "z": [-1, -1]}, {"line": {"color": "red"}, "mode": "lines", "name": "[(1, 0, 1, 0)] Edge", "type": "scatter3d", "x": [-1, -1], "y": [0.7136, -1.0], "z": [0.3436, -1]}, {"line": {"color": "red"}, "mode": "lines", "name": "[(1, 0, 1, 0)] Edge", "type": "scatter3d", "x": [-1, -1], "y": [0.7136, -1], "z": [0.3436, -0.03364]}, {"line": {"color": "red"}, "mode": "lines", "name": "[(1, 0, 1, 0)] Edge", "type": "scatter3d", "x": [-1, -1], "y": [-1, -1.0], "z": [-0.03364, -1]}, {"line": {"color": "red"}, "mode": "lines", "name": "[(1, 0, 1, 0)] Edge", "type": "scatter3d", "x": [-1, -1], "y": [0.7136, -1.0], "z": [0.3436, -1]}, {"line": {"color": "red"}, "mode": "lines", "name": "[(1, 0, 1, 0)] Edge", "type": "scatter3d", "x": [-1, -1], "y": [0.7136, 1.0], "z": [0.3436, 0.3508]}, {"line": {"color": "red"}, "mode": "lines", "name": "[(1, 0, 1, 0)] Edge", "type": "scatter3d", "x": [-1, -1.0], "y": [1.0, 1.0], "z": [0.3508, 0.3679]}, {"line": {"color": "red"}, "mode": "lines", "name": "[(1, 0, 1, 0)] Edge", "type": "scatter3d", "x": [-1, -1.0], "y": [0.7136, 1.0], "z": [0.3436, 0.3679]}, {"line": {"color": "red"}, "mode": "lines", "name": "[(1, 0, 1, 0)] Edge", "type": "scatter3d", "x": [-1, -1], "y": [0.7136, 1.0], "z": [0.3436, 0.3508]}, {"line": {"color": "red"}, "mode": "lines", "name": "[(1, 0, 1, 0)] Edge", "type": "scatter3d", "x": [-1, -1], "y": [1.0, 0.1799], "z": [0.3508, -1]}, {"line": {"color": "red"}, "mode": "lines", "name": "[(1, 0, 1, 0)] Edge", "type": "scatter3d", "x": [-1, -1], "y": [0.7136, 0.1799], "z": [0.3436, -1]}, {"line": {"color": "red"}, "mode": "lines", "name": "[(1, 0, 1, 0)] Edge", "type": "scatter3d", "x": [-1, 1.0], "y": [0.7136, 1.0], "z": [0.3436, -0.05548]}, {"line": {"color": "red"}, "mode": "lines", "name": "[(1, 0, 1, 0)] Edge", "type": "scatter3d", "x": [1.0, -1.0], "y": [1.0, 1.0], "z": [-0.05548, 0.3679]}, {"line": {"color": "red"}, "mode": "lines", "name": "[(1, 0, 1, 0)] Edge", "type": "scatter3d", "x": [-1, -1.0], "y": [0.7136, 1.0], "z": [0.3436, 0.3679]}, {"line": {"color": "red"}, "mode": "lines", "name": "[(1, 0, 1, 0)] Edge", "type": "scatter3d", "x": [-1, 1], "y": [0.7136, -0.5876], "z": [0.3436, -0.1899]}, {"line": {"color": "red"}, "mode": "lines", "name": "[(1, 0, 1, 0)] Edge", "type": "scatter3d", "x": [1, 1.0], "y": [-0.5876, 1.0], "z": [-0.1899, -0.05548]}, {"line": {"color": "red"}, "mode": "lines", "name": "[(1, 0, 1, 0)] Edge", "type": "scatter3d", "x": [-1, 1.0], "y": [0.7136, 1.0], "z": [0.3436, -0.05548]}, {"line": {"color": "red"}, "mode": "lines", "name": "[(1, 0, 1, 0)] Edge", "type": "scatter3d", "x": [-1, 0.858], "y": [0.7136, -0.8726], "z": [0.3436, -0.1839]}, {"line": {"color": "red"}, "mode": "lines", "name": "[(1, 0, 1, 0)] Edge", "type": "scatter3d", "x": [0.858, 1], "y": [-0.8726, -0.5876], "z": [-0.1839, -0.1899]}, {"line": {"color": "red"}, "mode": "lines", "name": "[(1, 0, 1, 0)] Edge", "type": "scatter3d", "x": [-1, 1], "y": [0.7136, -0.5876], "z": [0.3436, -0.1899]}, {"line": {"color": "red"}, "mode": "lines", "name": "[(1, 0, 1, 0)] Edge", "type": "scatter3d", "x": [-1, 0.8016], "y": [0.7136, -1], "z": [0.3436, -0.2066]}, {"line": {"color": "red"}, "mode": "lines", "name": "[(1, 0, 1, 0)] Edge", "type": "scatter3d", "x": [0.8016, -1], "y": [-1, -1], "z": [-0.2066, -0.03364]}, {"line": {"color": "red"}, "mode": "lines", "name": "[(1, 0, 1, 0)] Edge", "type": "scatter3d", "x": [-1, -1], "y": [0.7136, -1], "z": [0.3436, -0.03364]}, {"line": {"color": "red"}, "mode": "lines", "name": "[(1, 0, 1, 0)] Edge", "type": "scatter3d", "x": [-1, 0.858], "y": [0.7136, -0.8726], "z": [0.3436, -0.1839]}, {"line": {"color": "red"}, "mode": "lines", "name": "[(1, 0, 1, 0)] Edge", "type": "scatter3d", "x": [0.858, 0.8016], "y": [-0.8726, -1], "z": [-0.1839, -0.2066]}, {"line": {"color": "red"}, "mode": "lines", "name": "[(1, 0, 1, 0)] Edge", "type": "scatter3d", "x": [-1, 0.8016], "y": [0.7136, -1], "z": [0.3436, -0.2066]}], "layout": {"scene": {"xaxis": {"title": {"text": "X"}}, "yaxis": {"title": {"text": "Y"}}, "zaxis": {"title": {"text": "Z"}}}}}
